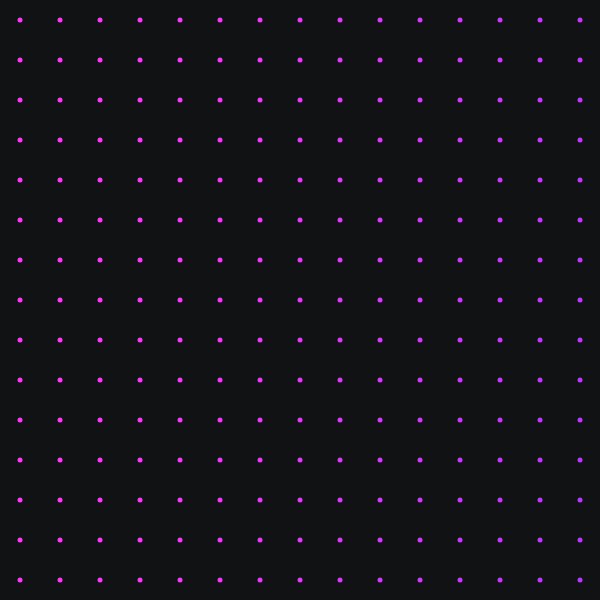
Frame 1 (no input)
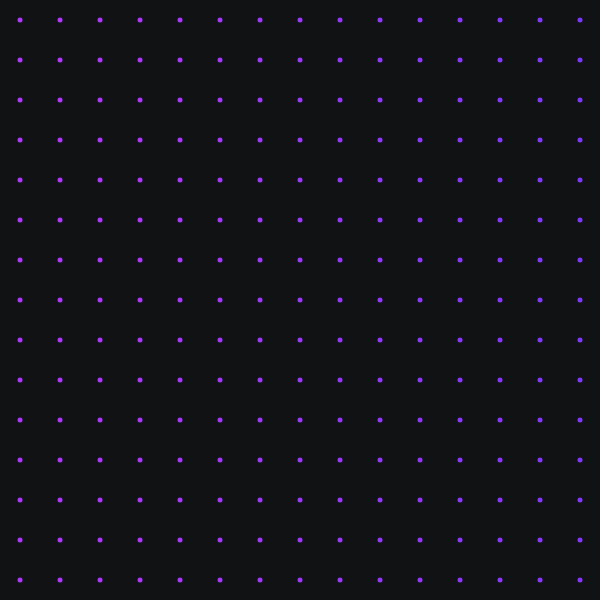
Frame 60 (no input)
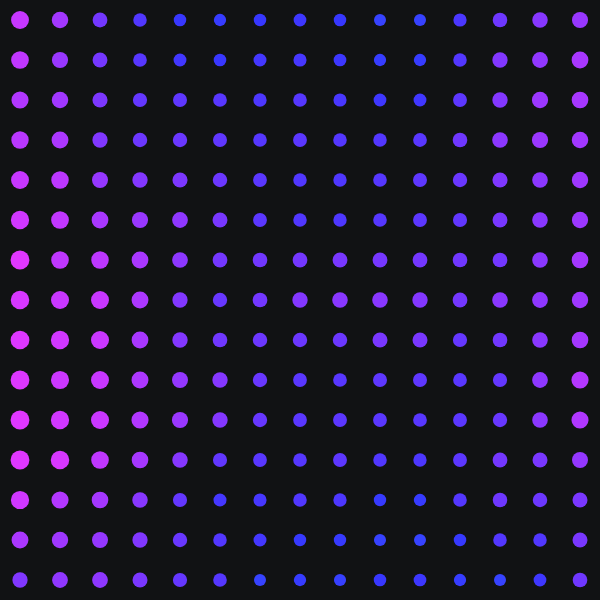
Frame 120 (the mouse pressed at the canvas centre since frame 60)

The p5.js sketch that drew these frames (run headless with seeded random() and noise() and a simulated clock; from frame 60 on, the mouse is pressed at the canvas centre):

// p5.js sketch
// ── sketch.js
let cols, rows;
let spacing = 40;

function setup() {
  createCanvas(600, 600);
  cols = floor(width / spacing);
  rows = floor(height / spacing);
  colorMode(HSB, 360, 255, 255);
  noStroke();
}

function draw() {
  background(220, 40, 20);

  
  let noiseScale = map(mouseY, 0, height, 0.01, 0.2);
  let maxSize = map(mouseX, 0, width, 5, 50);

  for (let y = 0; y < rows; y++) {
    for (let x = 0; x < cols; x++) {
      let posX = x * spacing + spacing / 2;
      let posY = y * spacing + spacing / 2;

      let n = noise(x * noiseScale, y * noiseScale, frameCount * 0.01);
      let size = map(n, 0, 1, 5, maxSize);

      let hue = map(n, 0, 1, 180, 360);
      fill(hue, 200, 255);

      ellipse(posX, posY, size, size);
    }
  }
}
